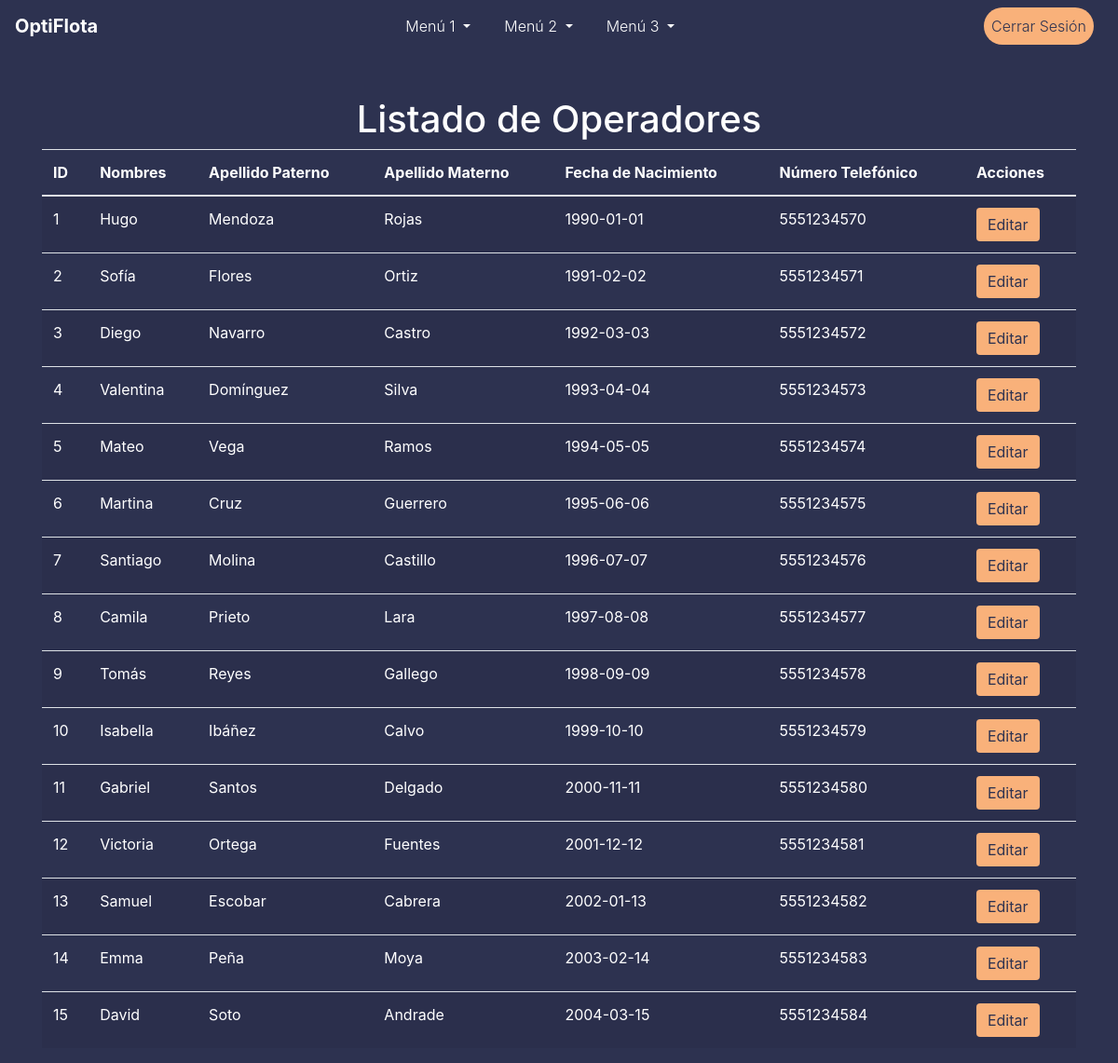
Before: /operators/list_operators (signed in) with the older database file.
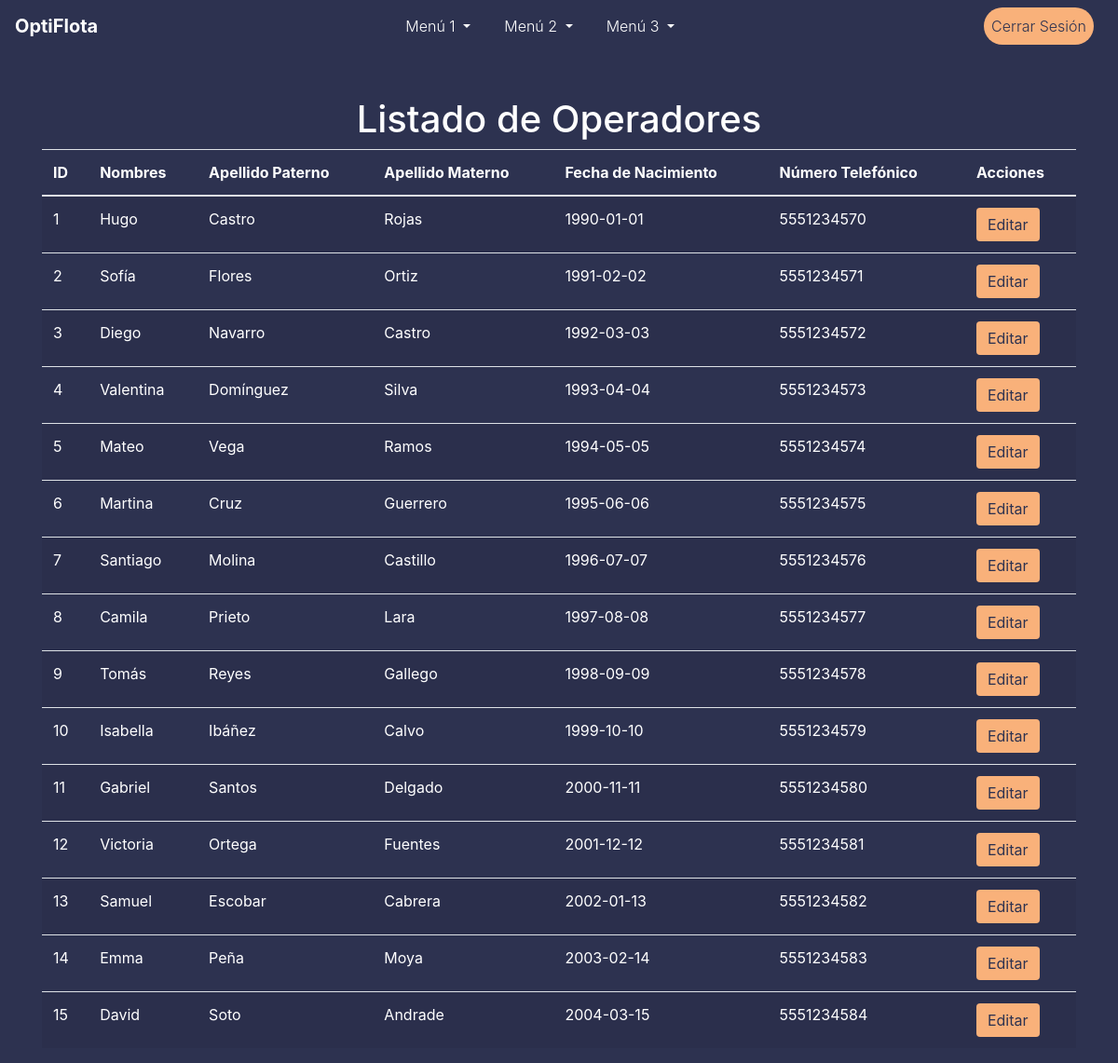
After: the same page with the newer database file.
### models.py (models this page shows)
class Operator(db.Model):
    id = db.Column(db.Integer, primary_key=True)
    nombres = db.Column(db.String(50), nullable=False)
    apellido_paterno = db.Column(db.String(50), nullable=False)
    apellido_materno = db.Column(db.String(50), nullable=False)
    fecha_nacimiento = db.Column(db.Date, nullable=False)
    numero_telefonico = db.Column(db.String(20), nullable=False)

### routes/operator_routes.py (the view)
@operator_routes_bp.route('/list_operators')
@login_required
def list_operators():
    operators = Operator.query.all()
    return render_template('list_operators.html', operators=operators)

### app.py (called while the page is built)
@login_manager.user_loader
def load_user(user_id):
    return User.query.get(int(user_id))

### templates/list_operators.html (shortened to what this page needs)
{% extends "topmenu_template.html" %}
{% block content %}
<div class="container mt-5">
    <h1 class="text-center">Listado de Operadores</h1>
    <table class="table table-striped text-white">
        <thead>
            <tr>
                <th>ID</th>
                <th>Nombres</th>
                <th>Apellido Paterno</th>
                <th>Apellido Materno</th>
                <th>Fecha de Nacimiento</th>
                <th>Número Telefónico</th>
                <th>Acciones</th>
            </tr>
        </thead>
        <tbody>
            {% for operator in operators %}
                <tr>
                    <td>{{ operator.id }}</td>
                    <td>{{ operator.nombres }}</td>
                    <td>{{ operator.apellido_paterno }}</td>
                    <td>{{ operator.apellido_materno }}</td>
                    <td>{{ operator.fecha_nacimiento }}</td>
                    <td>{{ operator.numero_telefonico }}</td>
                    <td>
                        <a href="{{ url_for('operator_routes_bp.edit_operator', operator_id=operator.id) }}" class="btn btn-primary">Editar</a>
                    </td>
                </tr>
            {% endfor %}
        </tbody>
    </table>
</div>
{% endblock %}

Changed rows visible on the page:
changed Operator "Hugo": apellido_paterno "Mendoza" → "Castro"
